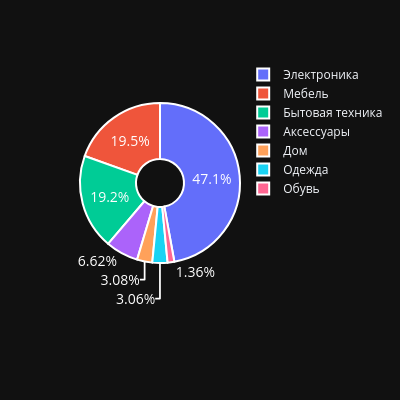

The cell this chart's notebook holds for it:
### Markdown cell above
## Анализ категорий продуктов
Общая сумма продаж для по категории продуктов и круговая диаграмма

### Code cell
import plotly.express as px
product_sum = order_it.groupby("product_id", as_index=False)['quantity'].sum()

# Добовляем поля из таблицы Продукты
product_margin = products[["product_id", "price", "category"]]
product_sum = product_sum.merge(product_margin, on="product_id", how="left")

# Находим цену товаров с учетом кол-ва заказаного товара
product_sum["цена"] = product_sum["price"] * product_sum["quantity"]

# Удаление строки product_id quantity price
del product_sum["price"],product_sum["quantity"], product_sum["product_id"]

# Находим сумму с учетом категории
product_sum = product_sum.groupby("category", as_index=False)['цена'].sum()
display("сумма с учетом категории", product_sum)

# Строим диаграмму
fig = px.pie(product_sum, values='цена', names='category', hole=0.3,
    width=400, height=400)
fig.update_traces(textinfo='percent', textfont_size=14,
    textfont_color='white', marker=dict(line=dict(color='white', width=2)))
fig.show()

### Figure 1 — Plotly figure (JSON) as saved in the notebook; plotly's stock layout.template omitted (floating-point values rounded to 4 significant figures)
{"data": [{"domain": {"x": [0.0, 1.0], "y": [0.0, 1.0]}, "hole": 0.3, "hovertemplate": "category=%{label}<br>цена=%{value}<extra></extra>", "labels": ["Аксессуары", "Бытовая техника", "Дом", "Мебель", "Обувь", "Одежда", "Электроника"], "legendgroup": "", "name": "", "showlegend": true, "values": [78000, 226500, 36300, 230000, 16000, 36000, 555000], "type": "pie", "textfont": {"color": "white", "size": 14}, "marker": {"line": {"color": "white", "width": 2}}, "textinfo": "percent"}], "layout": {"legend": {"tracegroupgap": 0}, "margin": {"t": 60}, "height": 400, "width": 400}}
